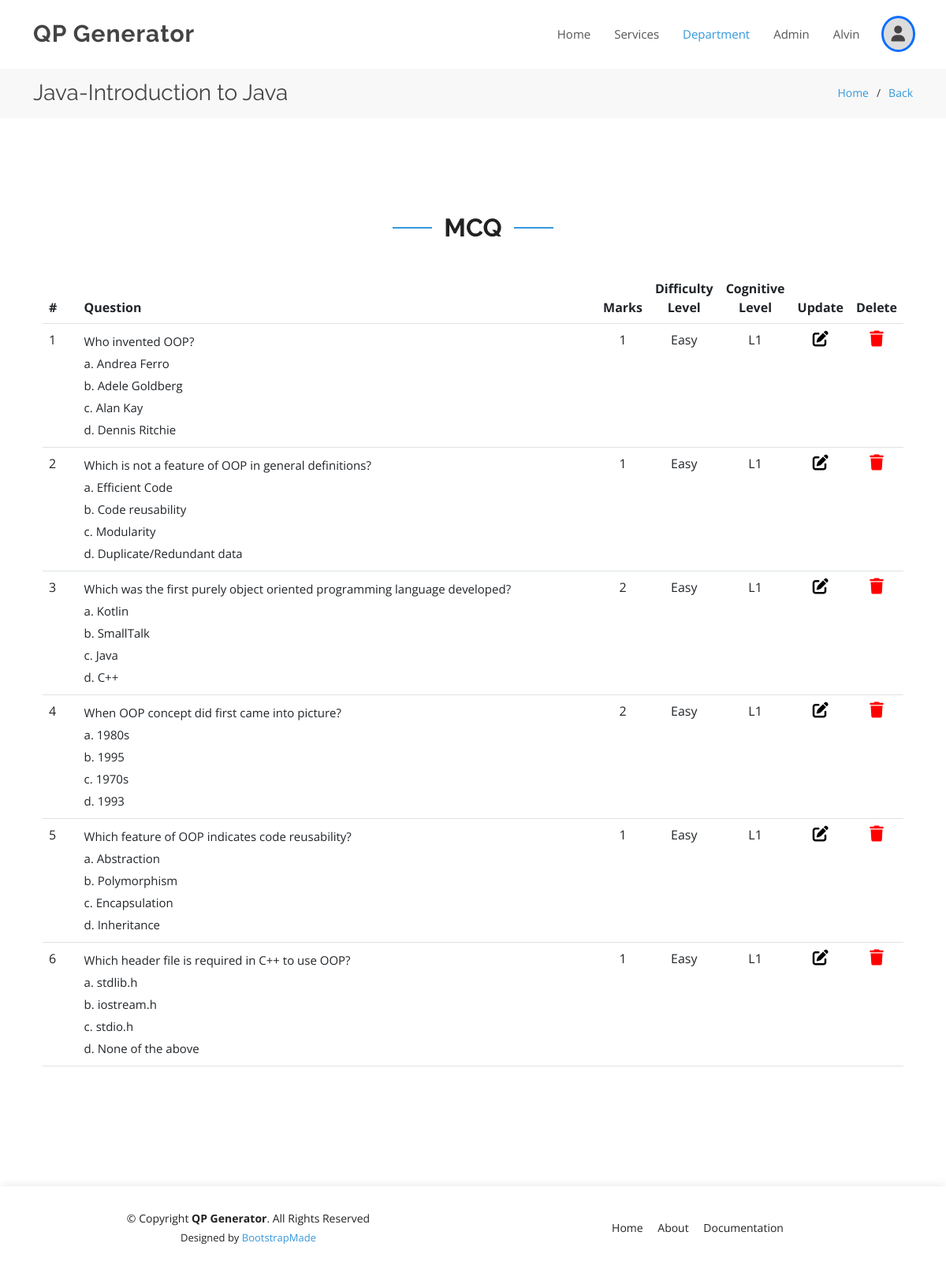
/dept/course/module/mcqQuestions/7/ (signed in), run on the app's committed database.
### home/models.py (models this page shows, shortened)
class Module(models.Model):
    MOD_NO=(
        ('', 'Select Module No.'),
        ("1", "1"),
        ("2", "2"),
        ("3", "3"),
        ("4", "4"),
        ("5", "5"),
    )
    modno=models.CharField(max_length=200, choices=MOD_NO)
    mname=models.CharField(max_length=200)
    course=models.ForeignKey(Course, on_delete=models.CASCADE)
    date = models.DateTimeField(auto_now=True)
    class Meta:
        constraints = [
            models.UniqueConstraint(fields=['modno', 'course'], name="unique_course_module")
        ]

class Course(models.Model):
    SEM=(
        ('', 'Select Semester'),
        ("1", "1"),
        ("2", "2"),
        ("3", "3"),
        ("4", "4"),
        ("5", "5"),
        ("6", "6"),
        ("7", "7"),
        ("8", "8"),
    )
    cname=models.CharField(max_length=200)
    ccode=models.CharField(max_length=200)
    dept=models.ForeignKey(Group, on_delete=models.CASCADE)
    sem=models.CharField(max_length=20, choices=SEM)
    date = models.DateTimeField(auto_now=True)

class Mcq(models.Model):
    DIFFICULTY_LEVEL=(
        ('', 'Select Difficulty Level'),
        ('Easy', 'Easy'),
        ('Medium', 'Medium'),
        ('Hard', 'Hard'),
    )
    COGNITIVE_LEVEL=(
        ('', 'Select Cognitive Level'),
        ('L1', 'L1'),
        ('L2', 'L2'),
        ('L3', 'L3'),
    )
    MARKS_RANGE=(
        ('', 'Select Marks'),
        ('1', '1'),
        ('2', '2'),
    )
    question=models.CharField(max_length=255)
    option1=models.CharField(max_length=255)
    option2=models.CharField(max_length=255)
    option3=models.CharField(max_length=255)
    option4=models.CharField(max_length=255)
    marks=models.CharField(max_length=200, choices=MARKS_RANGE)
    difficulty=models.CharField(max_length=200, choices=DIFFICULTY_LEVEL)
    rbt_level=models.CharField(max_length=200, choices=COGNITIVE_LEVEL)
    module=models.ForeignKey(Module, on_delete=models.CASCADE)
    date = models.DateTimeField(auto_now=True)

### home/decorators.py (the view)
    def wrapper_func(request, pk, *args, **kwargs):
        group=None
        if request.user.groups.exists():
            group=request.user.groups.all()[0]
        if str(group.name)=='Admin':
            return view_func(request, pk, *args, **kwargs)
        elif str(group.id)==str(Module.objects.get(id=pk).course.dept.id):
            return view_func(request, pk, *args, **kwargs)
        else:
            return HttpResponse("Not authorized to view this page")

### home/views.py (called while the page is built)
@login_required(login_url='login')
@allowed_module
def mcq_questions(request, pk):
    module=Module.objects.get(id=pk)
    questions=Mcq.objects.filter(module=pk)
    context={'questions':questions, 'module':module,'pk':pk}
    return render(request, 'mcq_questions.html', context)

### templates/mcq_questions.html (shortened to what this page needs)
{% extends 'base.html' %}
{% block user_nav %}active{% endblock user_nav %}
{% block page_name %}{{module.course.cname}}-{{module.mname}}{% endblock page_name %}
{% block page_name1 %}<a href="{% url 'questions' pk %}">Back</a>{% endblock page_name1 %}
{% block body %}
    <section id="user_services" class="services">
        <div class="container">
            <div class="section-title" data-aos="fade-up">
            <h2>MCQ</h2>
            </div>
            <div class="row">
                <div class="table" data-aos="fade-up">
                    <table class="table table-hover">
                        <thead>
                            <tr>
                                <th scope="col" style="width: 5%">#</th>
                                <th scope="col" style="width: 85%">Question</th>
                                <th scope="col" style="width: 5%">Marks</th>
                                <th scope="col" style="width: 5%"><center>Difficulty Level</center></th>
                                <th scope="col" style="width: 5%"><center>Cognitive Level</center></th>
                                <th scope="col" style="width: 5%">Update</th>
                                <th scope="col" style="width: 5%">Delete</th>
                            </tr>
                        </thead>
                        <tbody>
                            {% for q in questions %}
                            <tr>
                                <td scope="row">{{ forloop.counter }}</td>
                                <td>
                                    <p class="description">{{ q.question }}</a></h4>
                                    <p class="description">a. {{ q.option1 }}</p>
                                    <p class="description">b. {{ q.option2 }}</p>
                                    <p class="description">c. {{ q.option3 }}</p>
                                    <p class="description">d. {{ q.option4 }}</p>
                                </td>
                                <td><p class="description"><center>{{ q.marks }}</center></p></td>
                                <td><p class="description"><center>{{ q.difficulty }}</center></p></td>
                                <td><p class="description"><center>{{ q.rbt_level }}</center></p></td>
                                <td><div class="update_icon" style="text-align: center;"><a href="{% url 'update_mcq' q.id %}"><i class="fas fa-edit" style="color: black; font-size: 20px;"></i></a></div></td>
                                <td><div class="delete_icon" style="text-align: center;"><a href="{% url 'delete_mcq' q.id %}" onclick="return confirm('Are you sure you want to delete the mcq {{ q.question }}?\nNote: MCQ wiil be deleted permanently.')"><i class="fas fa-trash" style="color: red; font-size: 20px;"></i></a></div></td>
                            </tr>
                            {% endfor %}
                        </tbody>
                    </table>
                </div>
            </div>
        </div>
    </section>
{% endblock body %}

### templates/base.html (shortened to what this page needs)
<!DOCTYPE html>
<html lang="en">
{% load static %}
  <head>
    <link href="{% static 'assets/vendor/aos/aos.css' %}" rel="stylesheet">
    <link href="{% static 'assets/vendor/bootstrap/css/bootstrap.min.css' %}" rel="stylesheet">
    <link href="{% static 'assets/vendor/bootstrap-icons/bootstrap-icons.css' %}" rel="stylesheet">
    <link href="{% static 'assets/vendor/boxicons/css/boxicons.min.css' %}" rel="stylesheet">
    <link href="{% static 'assets/vendor/glightbox/css/glightbox.min.css' %}" rel="stylesheet">
    <link href="{% static 'assets/vendor/remixicon/remixicon.css' %}" rel="stylesheet">
    <link href="{% static 'assets/vendor/swiper/swiper-bundle.min.css' %}" rel="stylesheet">
    <link href="{% static 'assets/css/style.css' %}" rel="stylesheet">
  </head>
  <body>
    <header id="header" class="fixed-top d-flex align-items-center">
        <div class="container d-flex align-items-center justify-content-between">
        <div class="logo">
            <h1>QP Generator</h1>
        </div>
        <nav id="navbar" class="navbar">
            <ul>
            <li><a class="nav-link scrollto" href="{% url 'home' %}">Home</a></li>
            <li><a class="nav-link scrollto" href="{% url 'home' %}#services">Services</a></li>
            <li><a class="nav-link scrollto {% block user_nav %}{% endblock user_nav %}" href="
                {% for group in request.user.groups.all %}
                    {% if group.name == "Admin" %}
                        {% url 'dept' %}
                    {% else %}
                        {% url 'course' group.id %}
                    {% endif %}
                {% endfor %}
            ">Department</a></li>
            {% for group in request.user.groups.all %}
                {% if group.name == "Admin" %}
                    <li><a class="nav-link scrollto {% block admin_nav %}{% endblock admin_nav %}" href="{% url 'adminPage' %}">Admin</a></li>
                {% endif %}
            {% endfor %}
            <li><a class="disabled" href="">{{ request.user }}</a></li>
            <li class="dropdown"><i class="fas fa-user" id="profile"></i>
            </li>
            </ul>
        </nav>
        </div>
    </header>
    <main id="main">
        <section class="breadcrumbs">
        <div class="container">
            <div class="d-flex justify-content-between align-items-center">
            <h2>{% block page_name %}Inner Page{% endblock page_name %}</h2>
            <ol>
                <li><a href="{% url 'home' %}">Home</a></li>
                <li>{% block page_name1 %}Inner Page{% endblock page_name1 %}</li>
            </ol>
            </div>
        </div>
        </section>
        <section class="inner-page">
        <div class="container">
            {% block body %}{% endblock body %}
        </div>
        </section>
    </main>
    <footer id="footer">
        <div class="container">
        <div class="row d-flex align-items-center">
            <div class="col-lg-6 text-lg-left text-center">
            <div class="copyright">
                &copy; Copyright <strong>QP Generator</strong>. All Rights Reserved
            </div>
            <div class="credits">
                Designed by <a href="https://bootstrapmade.com/">BootstrapMade</a>
            </div>
            </div>
            <div class="col-lg-6">
            <nav class="footer-links text-lg-right text-center pt-2 pt-lg-0">
                <a href="{% url 'home' %}" class="scrollto">Home</a>
                <a href="{% url 'home' %}#about" class="scrollto">About</a>
                <a href="https://ijrpr.com/uploads/V4ISSUE5/IJRPR12724.pdf" target="_blank">Documentation</a>
            </nav>
            </div>
        </div>
        </div>
    </footer>
  </body>
</html>

### static/assets/css/style.css (style rules this page uses)
body { font-family: "Open Sans", sans-serif; color: #444444; }
a { color: #3498db; text-decoration: none; }
h1, h2, h3, h4, h5, h6 { font-family: "Raleway", sans-serif; }
#header { z-index: 997; transition: all 0.5s; padding: 22px 0; background: #fff; }
#header .logo h1 { font-size: 30px; margin: 0; padding: 0; line-height: 1; font-weight: 700; letter-spacing: 1px; }
.navbar { padding: 0; }
.navbar ul { margin: 0; padding: 0; display: flex; list-style: none; align-items: center; }
.navbar li { position: relative; }
.navbar a, .navbar a:focus { display: flex; align-items: center; justify-content: space-between; padding: 10px 0 10px 30px; font-size: 15px; font-weight: 400; color: #555555; white-space: nowrap; transition: 0.3s; }
.navbar a:hover, .navbar .active, .navbar .active:focus, .navbar li:hover>a { color: #3498db; }
section { padding: 60px 0; overflow: hidden; }
.section-title { text-align: center; padding-bottom: 30px; }
.section-title h2 { font-size: 32px; font-weight: bold; text-transform: uppercase; position: relative; color: #222222; }
.section-title h2::before, .section-title h2::after { content: ""; width: 50px; height: 2px; background: #3498db; display: inline-block; }
.section-title h2::before { margin: 0 15px 10px 0; }
.section-title h2::after { margin: 0 0 10px 15px; }
.services .description { font-size: 15px; line-height: 28px; margin-bottom: 0; }
.breadcrumbs { padding: 15px 0; background: #f8f8f8; min-height: 40px; margin-top: 86px; }
.breadcrumbs h2 { font-size: 28px; font-weight: 400; margin: 0; }
.breadcrumbs ol { display: flex; flex-wrap: wrap; list-style: none; padding: 0; margin: 0; font-size: 14px; }
.breadcrumbs ol li+li { padding-left: 10px; }
.breadcrumbs ol li+li::before { display: inline-block; padding-right: 10px; color: #3c3c3c; content: "/"; }
#footer { background: #fff; box-shadow: 0px 0px 12px 0px rgba(0, 0, 0, 0.1); padding: 30px 0; color: #222222; font-size: 14px; }
#footer .credits { font-size: 13px; padding-top: 5px; color: #222222; }
#footer .footer-links a { color: #222222; padding-left: 15px; }
#footer .footer-links a:first-child { padding-left: 0; }

### templates/base.html (style rules this page uses)
#profile { background: #DCDCDC; outline: 3px solid #0d6efd; padding: 10px; border-radius: 50%; font-size: 20px; }
.dropdown { position: relative; display: inline-block; margin-left: 30px; cursor: pointer; }
a.disabled { pointer-events: none; cursor: default; }

### data on the page
Module: course.cname "Java", mname "Introduction to Java"
Mcq: question "Who invented OOP?", option1 "Andrea Ferro", option2 "Adele Goldberg", option3 "Alan Kay", option4 "Dennis Ritchie", marks "1", difficulty "Easy", rbt_level "L1"
Mcq: question "Which is not a feature of OOP in general definitions?", option1 "Efficient Code", option2 "Code reusability", option3 "Modularity", option4 "Duplicate/Redundant data", marks "1", difficulty "Easy", rbt_level "L1"
Mcq: question "Which was the first purely object oriented programming language developed?", option1 "Kotlin", option2 "SmallTalk", option3 "Java", option4 "C++", marks "2", difficulty "Easy", rbt_level "L1"
Mcq: question "When OOP concept did first came into picture?", option1 "1980s", option2 "1995", option3 "1970s", option4 "1993", marks "2", difficulty "Easy", rbt_level "L1"
Mcq: question "Which feature of OOP indicates code reusability?", option1 "Abstraction", option2 "Polymorphism", option3 "Encapsulation", option4 "Inheritance", marks "1", difficulty "Easy", rbt_level "L1"
Mcq: question "Which header file is required in C++ to use OOP?", option1 "stdlib.h", option2 "iostream.h", option3 "stdio.h", option4 "None of the above", marks "1", difficulty "Easy", rbt_level "L1"

### other printed values
{{ request.user }} "Alvin"
